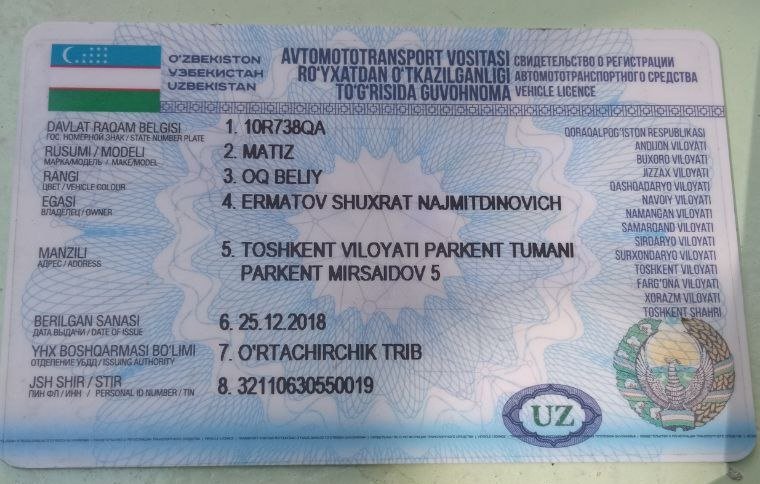
#> input picture tex_data_front.jpg, 760 x 484 px, found by its file name
$ python ocr_pro.py   (older library calls are emulated)
#> lines starting #> are read from the running program, lines starting #| are printed output that depends on the picture; after the words box and inside, x2 and y2 are one past the last pixel; in counts of white or black regions, pixels touching at a corner belong together
# import the necessary packages
from imutils.contours import sort_contours
import numpy as np
import pytesseract
import argparse
import imutils
import sys
import cv2
# construct the argument parser and parse the arguments
ap = argparse.ArgumentParser()
ap.add_argument("-i", "--image", default="C:/Users/Mukhammad/Desktop/projects/car-predict/tex_data_front.jpg",
	help="path to input image to be OCR'd")
args = vars(ap.parse_args())

image = cv2.imread(args["image"])
#> image is the input picture: shape (484, 760, 3); mean B, G, R 164, 151.6, 143.8
gray = cv2.cvtColor(image, cv2.COLOR_BGR2GRAY)
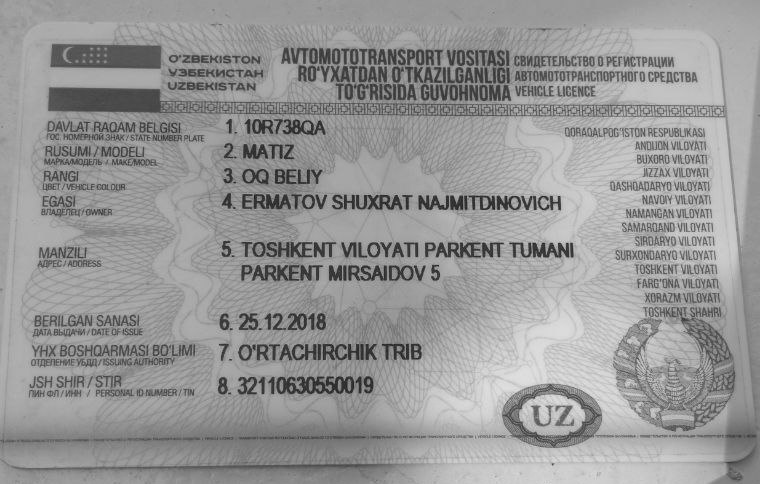
#> gray: shape (484, 760); min 13, max 234, mean 150.7
(H, W) = gray.shape
#> H = 484; W = 760

rectKernel = cv2.getStructuringElement(cv2.MORPH_RECT, (25, 7))
sqKernel = cv2.getStructuringElement(cv2.MORPH_RECT, (21, 21))

gray = cv2.GaussianBlur(gray, (3, 3), 0)
blackhat = cv2.morphologyEx(gray, cv2.MORPH_BLACKHAT, rectKernel)
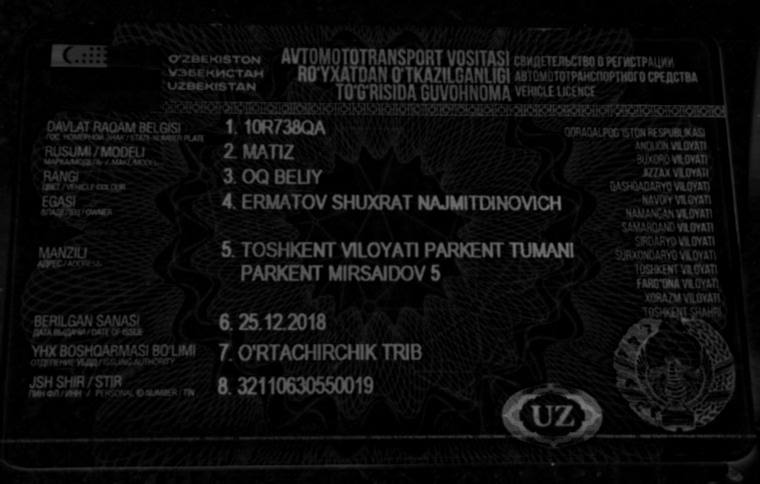
#> blackhat: shape (484, 760); min 0, max 124, mean 12.9
cv2.imshow("Blackhat", blackhat)
cv2.waitKey(0)


# compute the Scharr gradient of the blackhat image and scale the
# result into the range [0, 255]
grad = cv2.Sobel(blackhat, ddepth=cv2.CV_32F, dx=1, dy=0, ksize=-1)
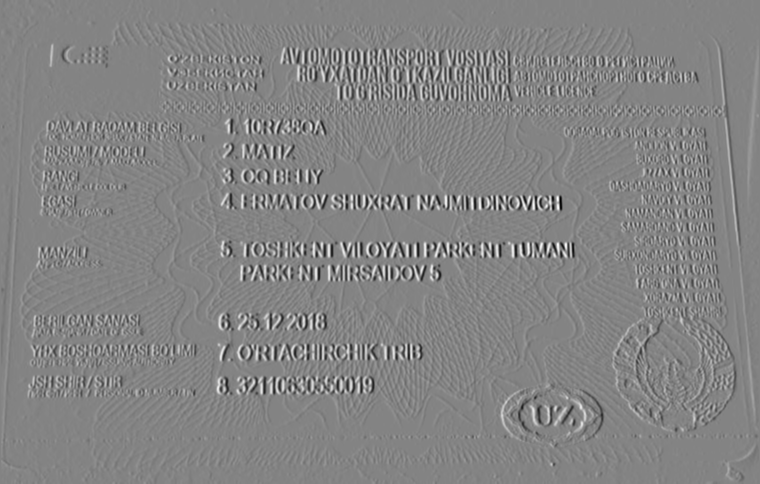
#> grad: shape (484, 760) float32; min -1616, max 1508, mean 0.2; drawn with min black and max white
grad = np.absolute(grad)
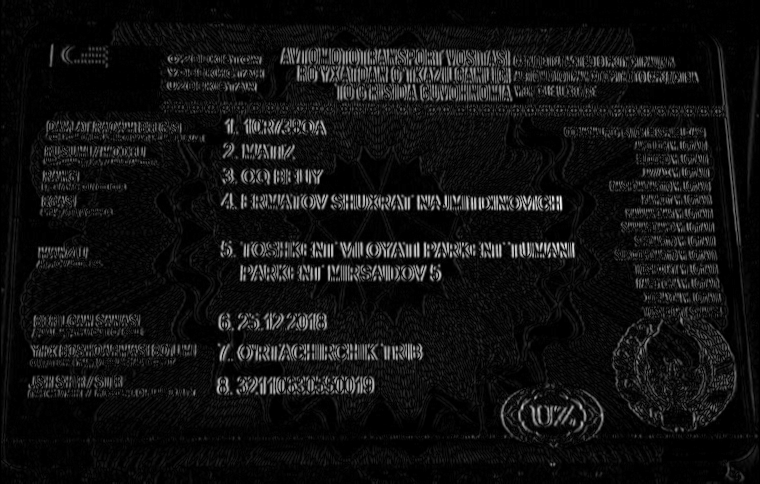
#> grad: shape (484, 760) float32; min 0, max 1616, mean 114.2; drawn with min black and max white
(minVal, maxVal) = (np.min(grad), np.max(grad))
#> minVal = 0; maxVal = 1616
grad = (grad - minVal) / (maxVal - minVal)
grad = (grad * 255).astype("uint8")
cv2.imshow("Gradient", grad)


# apply a closing operation using the rectangular kernel to close
# gaps in between letters -- then apply Otsu's thresholding method
grad = cv2.morphologyEx(grad, cv2.MORPH_CLOSE, rectKernel)
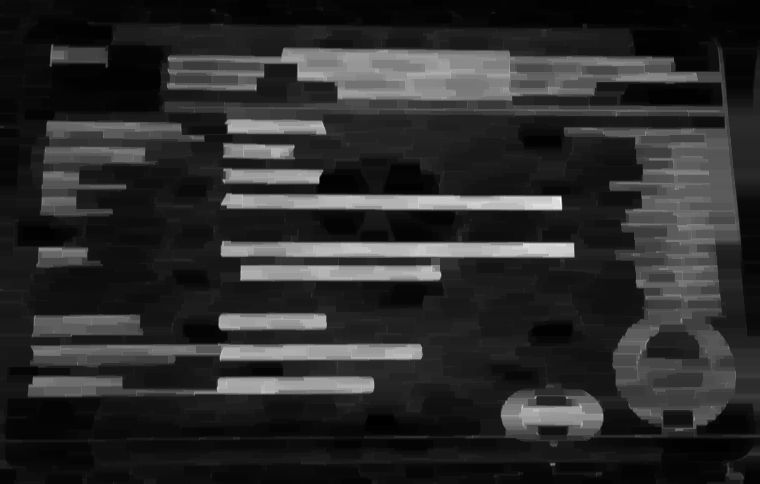
#> grad: shape (484, 760); min 0, max 255, mean 43.7
thresh = cv2.threshold(grad, 0, 255,
	cv2.THRESH_BINARY | cv2.THRESH_OTSU)[1]
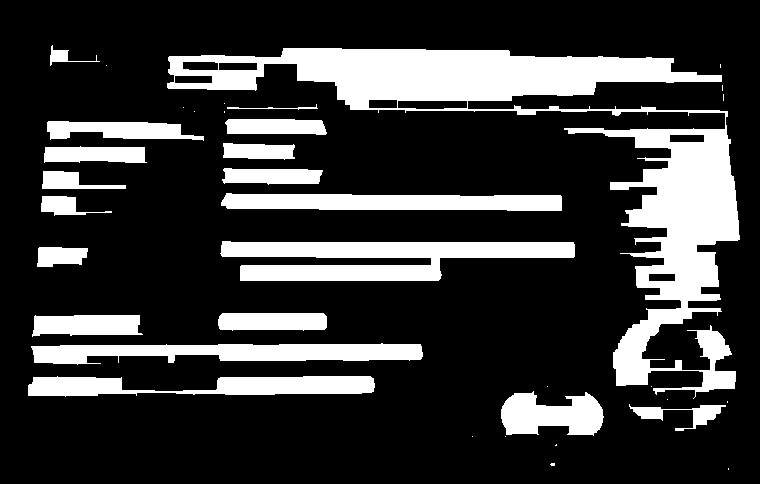
#> thresh: shape (484, 760); 22% white; 36 white regions (17 under 20 px), largest, box (x1, y1, x2, y2) and area: (167, 48, 740, 399) 38367, (220, 241, 575, 281) 8843, (31, 343, 423, 365) 5794
cv2.imshow("Rect Close", thresh)
# perform another closing operation, this time using the square
# kernel to close gaps between lines of the MRZ, then perform a
# series of erosions to break apart connected components
thresh = cv2.morphologyEx(thresh, cv2.MORPH_CLOSE, sqKernel)
#> thresh: shape (484, 760); 29.6% white; 11 white regions (4 under 20 px), largest, box (x1, y1, x2, y2) and area: (167, 48, 740, 431) 65933, (28, 313, 423, 397) 21022, (220, 241, 575, 281) 10286
thresh = cv2.erode(thresh, None, iterations=2)
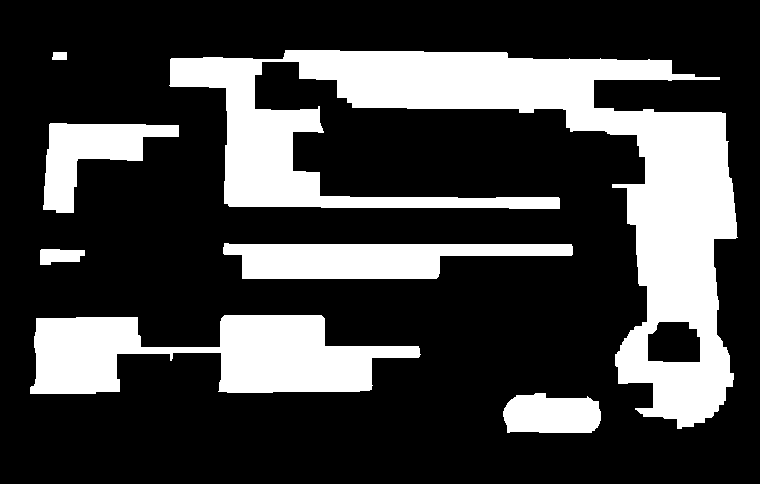
#> thresh: shape (484, 760); 25.9% white; 7 white regions
cv2.imshow("Square Close", thresh)

# find contours in the thresholded image and sort them from bottom
# to top (since the MRZ will always be at the bottom of the passport)
cnts = cv2.findContours(thresh.copy(), cv2.RETR_EXTERNAL,
	cv2.CHAIN_APPROX_SIMPLE)
#> cnts = 7 contours; box (x1, y1, x2, y2) and area: (169, 50, 738, 429) 58908, (30, 315, 421, 394) 17927, (223, 243, 573, 279) 8345, (43, 123, 179, 213) 5230, (503, 393, 601, 433) 3202, (40, 249, 85, 265) 504, (52, 52, 67, 60) 94
cnts = imutils.grab_contours(cnts)
cnts = sort_contours(cnts, method="bottom-to-top")[0]
# initialize the bounding box associated with the MRZ
mrzBox = None


# loop over the contours
for c in cnts:
	# compute the bounding box of the contour and then derive the
	# how much of the image the bounding box occupies in terms of
	# both width and height
	(x, y, w, h) = cv2.boundingRect(c)
	percentWidth = w / float(W)
	percentHeight = h / float(H)
	# if the bounding box occupies > 80% width and > 4% height of the
	# image, then assume we have found the MRZ
	if percentWidth > 0.8 and percentHeight > 0.04:
		mrzBox = (x, y, w, h)
		break
#> this loop made 7 passes
#> (x, y, w, h, percentWidth, percentHeight) on passes 1 to 7: (503, 393, 98, 40, 0.129, 0.0826), (30, 315, 391, 79, 0.514, 0.163), (40, 249, 45, 16, 0.0592, 0.0331), (223, 243, 350, 36, 0.461, 0.0744), (43, 123, 136, 90, 0.179, 0.186), (52, 52, 15, 8, 0.0197, 0.0165), (169, 50, 569, 379, 0.749, 0.783)

# if the MRZ was not found, exit the script
if mrzBox is None:
	print("[INFO] MRZ could not be found")
	sys.exit(0)
#> (the program exits here)
